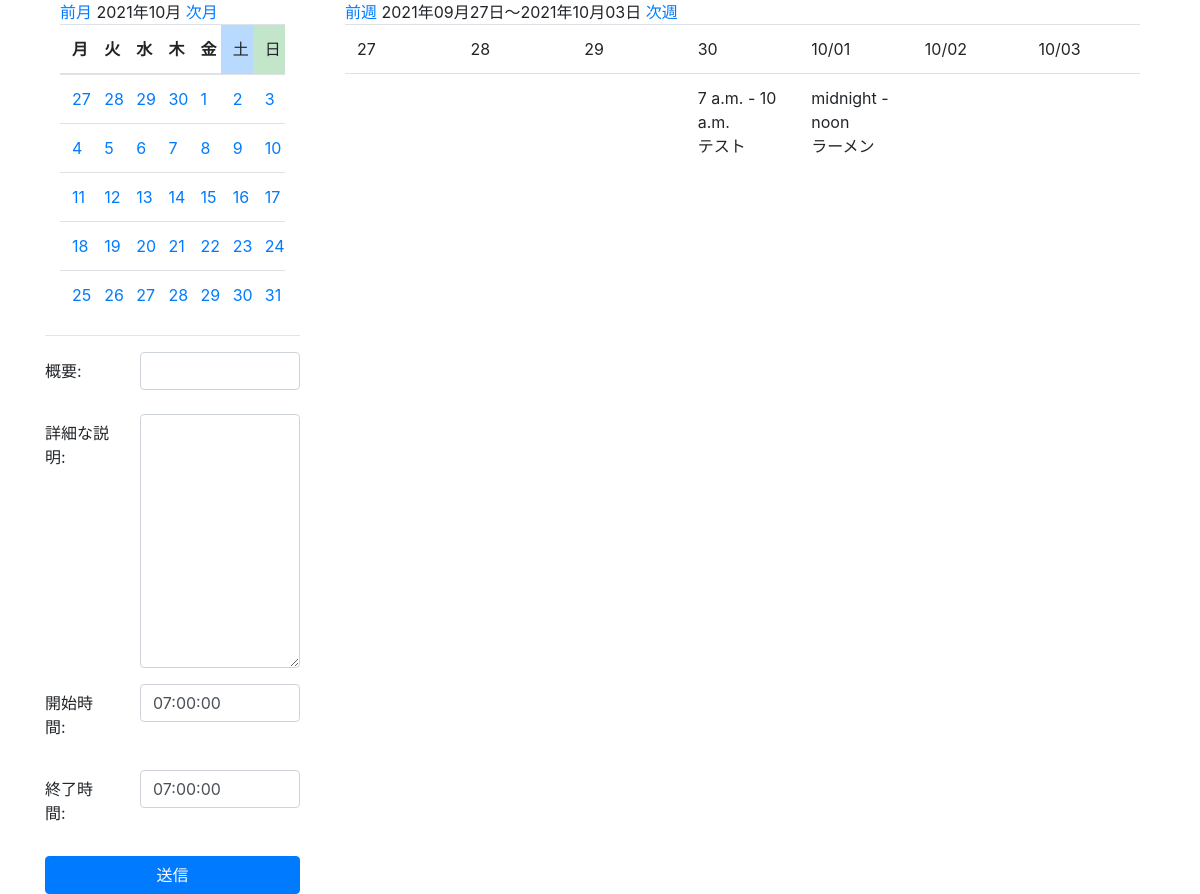
/mycalendar/, run on the app's committed database.
### app/models.py (models this page shows, shortened)
class Schedule(models.Model):
    summary = models.CharField('概要', max_length=50)
    description = models.TextField('詳細な説明', blank=True)
    start_time = models.TimeField('開始時間', default=datetime.time(7, 0, 0))
    end_time = models.TimeField('終了時間', default=datetime.time(7, 0, 0))
    date = models.DateField('日付')
    created_at = models.DateTimeField('作成日', default=timezone.now)

### app/views.py (the view, shortened to what this page needs)
# urls.py: path('mycalendar/', views.MyCalendar.as_view(), name='mycalendar'),
class MyCalendar(mixins.MonthCalendarMixin, mixins.WeekWithScheduleMixin, generic.CreateView):
    template_name = 'app/mycalendar.html'
    model = Schedule
    date_field = 'date'
    form_class = BS4ScheduleForm
    def get_context_data(self, **kwargs):
        context = super().get_context_data(**kwargs)
        week_calendar_context = self.get_week_calendar()
        month_calendar_context = self.get_month_calendar()
        context.update(week_calendar_context)
        context.update(month_calendar_context)
        return context

### app/forms.py (shortened to what this page needs)
class BS4ScheduleForm(forms.ModelForm):
    class Meta:
        model = Schedule
        fields = ('summary', 'description', 'start_time', 'end_time')
        widgets = {
            'summary': forms.TextInput(attrs={
                'class': 'form-control',
            }),
            'description': forms.Textarea(attrs={
                'class': 'form-control',
            }),
            'start_time': forms.TextInput(attrs={
                'class': 'form-control',
            }),
            'end_time': forms.TextInput(attrs={
                'class': 'form-control',
            }),
        }

### app/mixins.py (called while the page is built)
    def setup_calendar(self):
        self._calendar = calendar.Calendar(self.first_weekday)

    def get_week_names(self):
        week_names = deque(self.week_names)
        week_names.rotate(-self.first_weekday)  # リスト内の要素を右に1つずつ移動...なんてときは、dequeを使うと中々面白いです
        return week_names

    def get_previous_month(self, date):
        if date.month == 1:
            return date.replace(year=date.year-1, month=12, day=1)
        else:
            return date.replace(month=date.month-1, day=1)

    def get_next_month(self, date):
        if date.month == 12:
            return date.replace(year=date.year+1, month=1, day=1)
        else:
            return date.replace(month=date.month+1, day=1)

    def get_month_days(self, date):
        return self._calendar.monthdatescalendar(date.year, date.month)

    def get_current_month(self):
        month = self.kwargs.get('month')
        year = self.kwargs.get('year')
        if month and year:
            month = datetime.date(year=int(year), month=int(month), day=1)
        else:
            month = datetime.date.today().replace(day=1)
        return month

    def get_month_calendar(self):
        self.setup_calendar()
        current_month = self.get_current_month()
        calendar_data = {
            'now': datetime.date.today(),
            'month_days': self.get_month_days(current_month),
            'month_current': current_month,
            'month_previous': self.get_previous_month(current_month),
            'month_next': self.get_next_month(current_month),
            'week_names': self.get_week_names(),
        }
        return calendar_data

### templates/app/mycalendar.html (shortened to what this page needs)
{% extends 'app/base.html' %}
{% block content %}
    <div class="row">
        <div class="col-md-3">
            {% include 'app/includes/month.html' %}
            <hr>
            <form action="" method="POST">
                {% for field in form %}
                    <div class="form-group row">
                        <label for="{{ field.id_for_label }}"
                               class="col-sm-4 col-form-label">{{ field.label_tag }}</label>
                        <div class="col-sm-8">
                            {{ field }}
                        </div>
                    </div>
                {% endfor %}
                <input type="submit" value="送信" class="btn btn-primary btn-block"/>
            </form>
        </div>
        <div class="col-md-9">
            {% include 'app/includes/week.html' %}
        </div>
    </div>
{% endblock %}
{% block extrajs %}
    <link rel="stylesheet" type="text/css"
          href="https://cdnjs.cloudflare.com/ajax/libs/timedropper/1.0/timedropper.min.css">
{% endblock %}

### templates/app/base.html (shortened to what this page needs)
<!doctype html>
<html lang="ja">
<head>
    <link rel="stylesheet" href="https://stackpath.bootstrapcdn.com/bootstrap/4.2.1/css/bootstrap.min.css"
>
</head>
<body>
<div class="container" mt-3>
    {% block content %}{% endblock %}
</div>
{% block extrajs %}{% endblock %}
</body>
</html>

### templates/app/includes/month.html
{% extends 'app/base.html' %}
{% block content %}
    <a href="{% url 'app:mycalendar' month_previous.year month_previous.month month_previous.day %}">前月</a>
{{ month_current | date:"Y年m月" }}
<a href="{% url 'app:mycalendar' month_next.year month_next.month month_next.day %}">次月</a>
<table class="table" style="table-layout: fixed;">
    <thead>
    <tr>
        {% for w in week_names %}
                {% if w == '土' %}
                    <td class="table-primary">
                {% elif w == '日' %}
                    <td class="table-success">
                {% else %}
                <th>
                {% endif %}
                 {{ w }}</th>
            {% endfor %}
    </tr>
    </thead>
    <tbody>
    {% for week in month_days %}
        <tr>
            {% for day in week %}
                    <td>
                <a href="{% url 'app:mycalendar' day.year day.month day.day %}">{{ day.day }}</a>
                </td>
            {% endfor %}
        </tr>
    {% endfor %}
    </tbody>
</table>
{% endblock %}

### templates/app/includes/week.html (shortened to what this page needs)
{% extends 'app/base.html' %}
{% block content %}
<a href="{% url 'app:mycalendar' week_previous.year week_previous.month  week_previous.day %}">前週</a>
{{ week_first | date:"Y年m月d日" }}〜{{ week_last | date:"Y年m月d日" }}
<a href="{% url 'app:mycalendar' week_next.year week_next.month  week_next.day %}">次週</a>
<table class="table" style="table-layout: fixed;">
    <tbody>
    <tr>
        {% for day in week_days %}
                <td>
        {% if week_first.month != day.month %}
            {{ day | date:"m/d" }}
        {% else %}
            {{ day.day }}
        {% endif %}
        </td>
        {% endfor %}
    </tr>
    <tr>
        {% for schedules in week_day_schedules.values %}
            <td>
                {% for s in schedules %}
                    {{ s.start_time }} - {{ s.end_time }}<br>
                    {{ s.summary }}<br>
                {% endfor %}
            </td>
        {% endfor %}
    </tr>
    </tbody>
</table>
{% endblock %}

### data on the page
Schedule: start_time "7 a.m.", end_time "10 a.m.", summary "テスト"
Schedule: start_time "midnight", end_time "noon", summary "ラーメン"

### other printed values
{{ month_current | date:"Y年m月" }} "2021年10月"
{{ w }} "月" "火" "水" "木" "金" "土" "日"
{{ day.day }} "27" "28" "29" "30" "1" "2" "3" "4" "5" "6" "7" "8" "9" "10" "11" "12" "13" "14" "15" "16" "17" "18" "19" "20" "21" "22" "23" "24" "25" "26" "27" "28" "29" "30" "31"
{{ field.label_tag }} "概要:" "詳細な説明:" "開始時間:" "終了時間:"
{{ week_first | date:"Y年m月d日" }} "2021年09月27日"
{{ week_last | date:"Y年m月d日" }} "2021年10月03日"
{{ day.day }} "27" "28" "29" "30"
{{ day | date:"m/d" }} "10/01" "10/02" "10/03"
